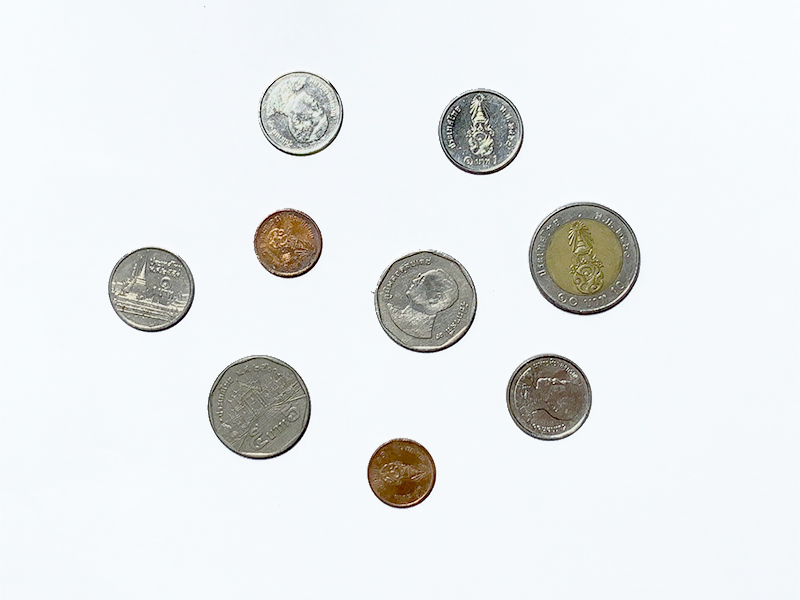
#> input picture coins.png, 800 x 600 px
$ python '4.count coin.py'
#> lines starting #> are read from the running program, lines starting #| are printed output that depends on the picture; after the words box and inside, x2 and y2 are one past the last pixel; in counts of white or black regions, pixels touching at a corner belong together
import cv2
import numpy as np

coins_color = cv2.imread('coins.png')
#> coins_color is the input picture: shape (600, 800, 3); mean B, G, R 235, 234.6, 232
cv2.imshow("coins_color", coins_color)
coins_gray = cv2.cvtColor(coins_color, cv2.COLOR_BGR2GRAY)
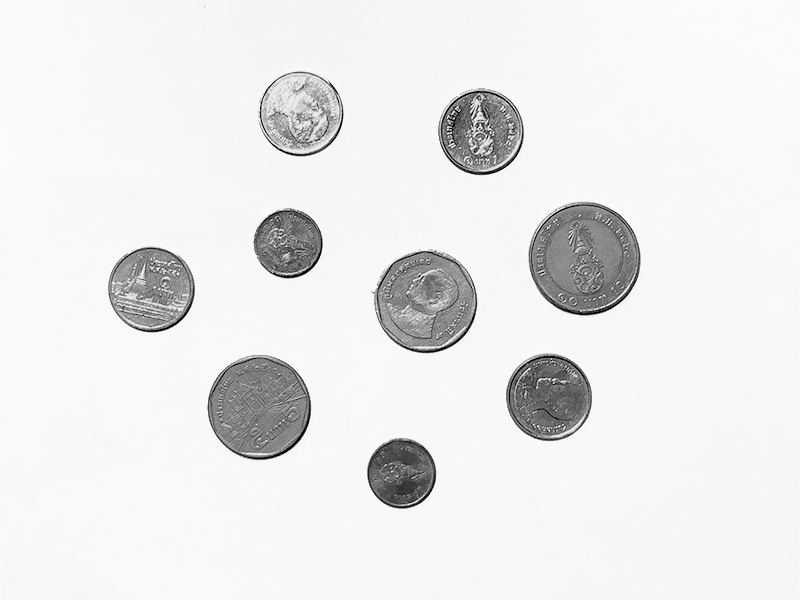
#> coins_gray: shape (600, 800); min 0, max 253, mean 233.7
_, coins_th = cv2.threshold(coins_gray, 200, 255, cv2.THRESH_BINARY_INV)
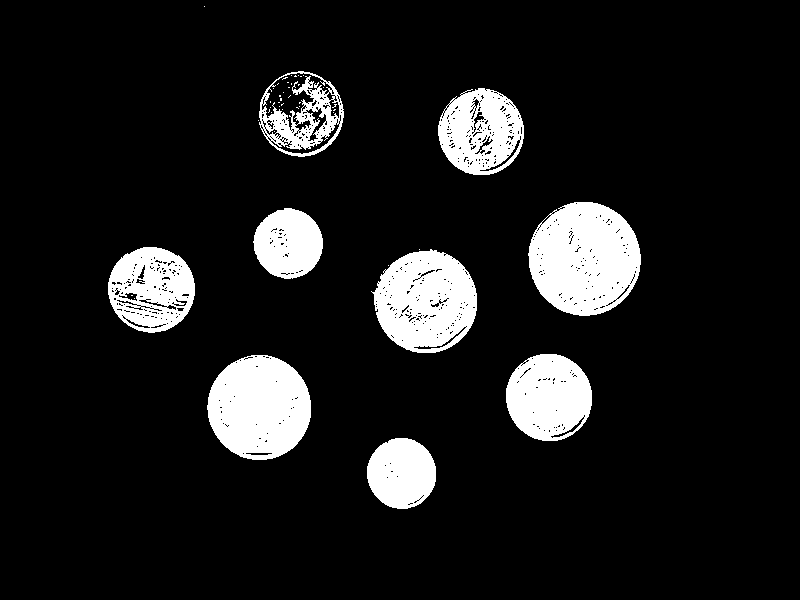
#> coins_th: shape (600, 800); 11% white; 47 white regions (38 under 20 px)
contours, _ = cv2.findContours(coins_th, cv2.RETR_EXTERNAL, cv2.CHAIN_APPROX_NONE)
#> contours = 13 contours, 4 with area under 20; largest, box (x1, y1, x2, y2) and area: (528, 202, 641, 316) 9874, (207, 355, 311, 460) 8406, (371, 249, 477, 353) 8164, (506, 354, 592, 441) 5812, (108, 247, 195, 333) 5722

for cnt in contours:
    rect = cv2.boundingRect(cnt)
    cv2.rectangle(coins_color, rect, (0,255,0),2)

    if(rect[2] > 110):
        coin_type = "10 Bath"
    elif(rect[2] > 100):
        coin_type = "5 Bath"
    elif(rect[2] > 80):
        coin_type = "1 Bath"
    elif(rect[2] > 60):
        coin_type = "0.25 Bath"
    else:
        coin_type = ""

    cv2.putText(coins_color, coin_type, (rect[0], rect[1]), cv2.FONT_HERSHEY_PLAIN, 1, (255, 0, 255))
#> this loop made 13 passes
#> (rect, coin_type) on passes 1 to 12: ((367, 438, 69, 71), '0.25 Bath'), ((207, 355, 104, 105), '5 Bath'), ((506, 354, 86, 87), '1 Bath'), ((388, 265, 1, 1), ''), ((371, 249, 106, 104), '5 Bath'), ((419, 249, 1, 1), ''), ((108, 247, 87, 86), '1 Bath'), ((253, 208, 70, 71), '0.25 Bath'), ((528, 202, 113, 114), '10 Bath'), ((258, 120, 1, 1), ''), ((438, 88, 86, 87), '1 Bath'), ((259, 71, 85, 86), '1 Bath')
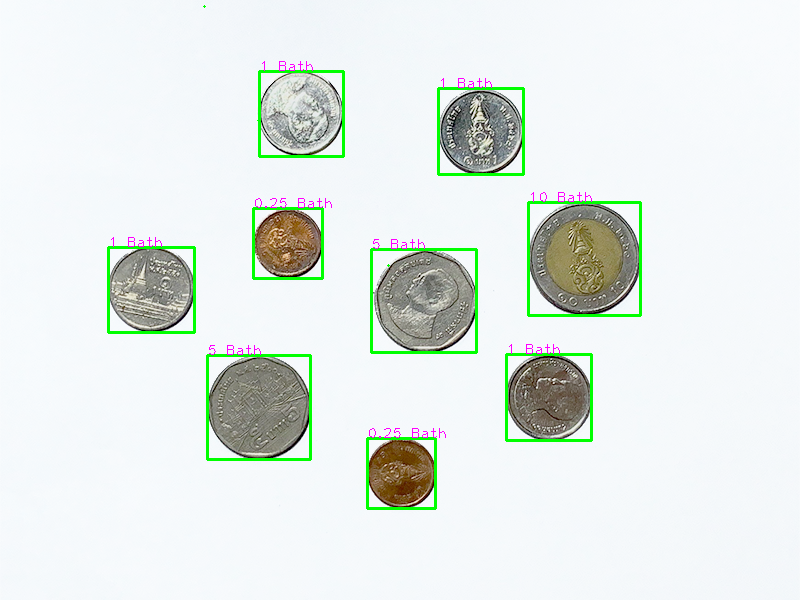
#> coins_color: shape (600, 800, 3); 2.18% of pixels changed, all inside (x1, y1, x2, y2) = (107, 5, 642, 510)

cv2.imshow("detected", coins_color)
cv2.waitKey(0)
